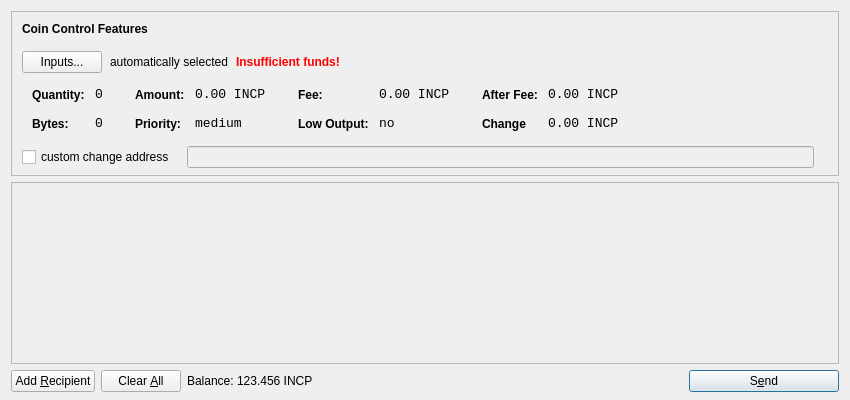
<?xml version="1.0" encoding="UTF-8"?>
<ui version="4.0">
 <class>SendCoinsDialog</class>
 <widget class="QDialog" name="SendCoinsDialog">
  <property name="geometry">
   <rect>
    <x>0</x>
    <y>0</y>
    <width>850</width>
    <height>400</height>
   </rect>
  </property>
  <property name="windowTitle">
   <string>Send Coins</string>
  </property>
  <layout class="QVBoxLayout" name="verticalLayout" stretch="0,1,0">
   <property name="bottomMargin">
    <number>8</number>
   </property>
   <item>
    <widget class="QFrame" name="frameCoinControl">
     <property name="sizePolicy">
      <sizepolicy hsizetype="Expanding" vsizetype="Expanding">
       <horstretch>0</horstretch>
       <verstretch>0</verstretch>
      </sizepolicy>
     </property>
     <property name="maximumSize">
      <size>
       <width>16777215</width>
       <height>16777215</height>
      </size>
     </property>
     <property name="frameShape">
      <enum>QFrame::StyledPanel</enum>
     </property>
     <property name="frameShadow">
      <enum>QFrame::Sunken</enum>
     </property>
     <layout class="QVBoxLayout" name="verticalLayoutCoinControl2">
      <property name="spacing">
       <number>6</number>
      </property>
      <property name="leftMargin">
       <number>0</number>
      </property>
      <property name="topMargin">
       <number>0</number>
      </property>
      <property name="rightMargin">
       <number>0</number>
      </property>
      <property name="bottomMargin">
       <number>6</number>
      </property>
      <item>
       <layout class="QVBoxLayout" name="verticalLayoutCoinControl" stretch="0,0,0,0,1">
        <property name="spacing">
         <number>0</number>
        </property>
        <property name="leftMargin">
         <number>10</number>
        </property>
        <property name="topMargin">
         <number>10</number>
        </property>
        <item>
         <layout class="QHBoxLayout" name="horizontalLayoutCoinControl1">
          <property name="bottomMargin">
           <number>15</number>
          </property>
          <item>
           <widget class="QLabel" name="labelCoinControlFeatures">
            <property name="sizePolicy">
             <sizepolicy hsizetype="Preferred" vsizetype="Maximum">
              <horstretch>0</horstretch>
              <verstretch>0</verstretch>
             </sizepolicy>
            </property>
            <property name="font">
             <font>
              <weight>75</weight>
              <bold>true</bold>
             </font>
            </property>
            <property name="styleSheet">
             <string notr="true">font-weight:bold;</string>
            </property>
            <property name="text">
             <string>Coin Control Features</string>
            </property>
           </widget>
          </item>
         </layout>
        </item>
        <item>
         <layout class="QHBoxLayout" name="horizontalLayoutCoinControl2" stretch="0,0,0,0">
          <property name="spacing">
           <number>8</number>
          </property>
          <property name="bottomMargin">
           <number>10</number>
          </property>
          <item>
           <widget class="QPushButton" name="pushButtonCoinControl">
            <property name="styleSheet">
             <string notr="true"/>
            </property>
            <property name="text">
             <string>Inputs...</string>
            </property>
           </widget>
          </item>
          <item>
           <widget class="QLabel" name="labelCoinControlAutomaticallySelected">
            <property name="text">
             <string>automatically selected</string>
            </property>
            <property name="margin">
             <number>5</number>
            </property>
           </widget>
          </item>
          <item>
           <widget class="QLabel" name="labelCoinControlInsuffFunds">
            <property name="font">
             <font>
              <weight>75</weight>
              <bold>true</bold>
             </font>
            </property>
            <property name="styleSheet">
             <string notr="true">color:red;font-weight:bold;</string>
            </property>
            <property name="text">
             <string>Insufficient funds!</string>
            </property>
            <property name="margin">
             <number>5</number>
            </property>
           </widget>
          </item>
          <item>
           <spacer name="horizontalSpacerCoinControl">
            <property name="orientation">
             <enum>Qt::Horizontal</enum>
            </property>
            <property name="sizeHint" stdset="0">
             <size>
              <width>40</width>
              <height>1</height>
             </size>
            </property>
           </spacer>
          </item>
         </layout>
        </item>
        <item>
         <widget class="QWidget" name="widgetCoinControl" native="true">
          <property name="sizePolicy">
           <sizepolicy hsizetype="Preferred" vsizetype="Preferred">
            <horstretch>0</horstretch>
            <verstretch>0</verstretch>
           </sizepolicy>
          </property>
          <property name="minimumSize">
           <size>
            <width>0</width>
            <height>0</height>
           </size>
          </property>
          <property name="styleSheet">
           <string notr="true"/>
          </property>
          <layout class="QHBoxLayout" name="horizontalLayoutCoinControl5">
           <property name="leftMargin">
            <number>0</number>
           </property>
           <property name="topMargin">
            <number>0</number>
           </property>
           <property name="rightMargin">
            <number>0</number>
           </property>
           <property name="bottomMargin">
            <number>0</number>
           </property>
           <item>
            <layout class="QHBoxLayout" name="horizontalLayoutCoinControl3" stretch="0,0,0,1">
             <property name="spacing">
              <number>20</number>
             </property>
             <property name="topMargin">
              <number>0</number>
             </property>
             <property name="bottomMargin">
              <number>10</number>
             </property>
             <item>
              <layout class="QFormLayout" name="formLayoutCoinControl1">
               <property name="horizontalSpacing">
                <number>10</number>
               </property>
               <property name="verticalSpacing">
                <number>14</number>
               </property>
               <property name="leftMargin">
                <number>10</number>
               </property>
               <property name="topMargin">
                <number>4</number>
               </property>
               <property name="rightMargin">
                <number>6</number>
               </property>
               <item row="0" column="0">
                <widget class="QLabel" name="labelCoinControlQuantityText">
                 <property name="styleSheet">
                  <string notr="true">font-weight:bold;</string>
                 </property>
                 <property name="text">
                  <string>Quantity:</string>
                 </property>
                 <property name="margin">
                  <number>0</number>
                 </property>
                </widget>
               </item>
               <item row="0" column="1">
                <widget class="QLabel" name="labelCoinControlQuantity">
                 <property name="font">
                  <font>
                   <family>Monospace</family>
                   <pointsize>10</pointsize>
                  </font>
                 </property>
                 <property name="cursor">
                  <cursorShape>IBeamCursor</cursorShape>
                 </property>
                 <property name="contextMenuPolicy">
                  <enum>Qt::ActionsContextMenu</enum>
                 </property>
                 <property name="text">
                  <string>0</string>
                 </property>
                 <property name="margin">
                  <number>0</number>
                 </property>
                 <property name="textInteractionFlags">
                  <set>Qt::LinksAccessibleByMouse|Qt::TextSelectableByKeyboard|Qt::TextSelectableByMouse</set>
                 </property>
                </widget>
               </item>
               <item row="1" column="0">
                <widget class="QLabel" name="labelCoinControlBytesText">
                 <property name="styleSheet">
                  <string notr="true">font-weight:bold;</string>
                 </property>
                 <property name="text">
                  <string>Bytes:</string>
                 </property>
                </widget>
               </item>
               <item row="1" column="1">
                <widget class="QLabel" name="labelCoinControlBytes">
                 <property name="font">
                  <font>
                   <family>Monospace</family>
                   <pointsize>10</pointsize>
                  </font>
                 </property>
                 <property name="cursor">
                  <cursorShape>IBeamCursor</cursorShape>
                 </property>
                 <property name="contextMenuPolicy">
                  <enum>Qt::ActionsContextMenu</enum>
                 </property>
                 <property name="text">
                  <string>0</string>
                 </property>
                 <property name="textInteractionFlags">
                  <set>Qt::LinksAccessibleByMouse|Qt::TextSelectableByKeyboard|Qt::TextSelectableByMouse</set>
                 </property>
                </widget>
               </item>
              </layout>
             </item>
             <item>
              <layout class="QFormLayout" name="formLayoutCoinControl2">
               <property name="horizontalSpacing">
                <number>10</number>
               </property>
               <property name="verticalSpacing">
                <number>14</number>
               </property>
               <property name="leftMargin">
                <number>6</number>
               </property>
               <property name="topMargin">
                <number>4</number>
               </property>
               <property name="rightMargin">
                <number>6</number>
               </property>
               <item row="0" column="0">
                <widget class="QLabel" name="labelCoinControlAmountText">
                 <property name="styleSheet">
                  <string notr="true">font-weight:bold;</string>
                 </property>
                 <property name="text">
                  <string>Amount:</string>
                 </property>
                 <property name="margin">
                  <number>0</number>
                 </property>
                </widget>
               </item>
               <item row="0" column="1">
                <widget class="QLabel" name="labelCoinControlAmount">
                 <property name="font">
                  <font>
                   <family>Monospace</family>
                   <pointsize>10</pointsize>
                  </font>
                 </property>
                 <property name="cursor">
                  <cursorShape>IBeamCursor</cursorShape>
                 </property>
                 <property name="contextMenuPolicy">
                  <enum>Qt::ActionsContextMenu</enum>
                 </property>
                 <property name="text">
                  <string notr="true">0.00 INCP</string>
                 </property>
                 <property name="textInteractionFlags">
                  <set>Qt::LinksAccessibleByMouse|Qt::TextSelectableByKeyboard|Qt::TextSelectableByMouse</set>
                 </property>
                </widget>
               </item>
               <item row="1" column="0">
                <widget class="QLabel" name="labelCoinControlPriorityText">
                 <property name="styleSheet">
                  <string notr="true">font-weight:bold;</string>
                 </property>
                 <property name="text">
                  <string>Priority:</string>
                 </property>
                </widget>
               </item>
               <item row="1" column="1">
                <widget class="QLabel" name="labelCoinControlPriority">
                 <property name="font">
                  <font>
                   <family>Monospace</family>
                   <pointsize>10</pointsize>
                  </font>
                 </property>
                 <property name="cursor">
                  <cursorShape>IBeamCursor</cursorShape>
                 </property>
                 <property name="contextMenuPolicy">
                  <enum>Qt::ActionsContextMenu</enum>
                 </property>
                 <property name="text">
                  <string>medium</string>
                 </property>
                 <property name="textInteractionFlags">
                  <set>Qt::LinksAccessibleByMouse|Qt::TextSelectableByKeyboard|Qt::TextSelectableByMouse</set>
                 </property>
                </widget>
               </item>
              </layout>
             </item>
             <item>
              <layout class="QFormLayout" name="formLayoutCoinControl3">
               <property name="horizontalSpacing">
                <number>10</number>
               </property>
               <property name="verticalSpacing">
                <number>14</number>
               </property>
               <property name="leftMargin">
                <number>6</number>
               </property>
               <property name="topMargin">
                <number>4</number>
               </property>
               <property name="rightMargin">
                <number>6</number>
               </property>
               <item row="0" column="0">
                <widget class="QLabel" name="labelCoinControlFeeText">
                 <property name="styleSheet">
                  <string notr="true">font-weight:bold;</string>
                 </property>
                 <property name="text">
                  <string>Fee:</string>
                 </property>
                 <property name="margin">
                  <number>0</number>
                 </property>
                </widget>
               </item>
               <item row="0" column="1">
                <widget class="QLabel" name="labelCoinControlFee">
                 <property name="font">
                  <font>
                   <family>Monospace</family>
                   <pointsize>10</pointsize>
                  </font>
                 </property>
                 <property name="cursor">
                  <cursorShape>IBeamCursor</cursorShape>
                 </property>
                 <property name="contextMenuPolicy">
                  <enum>Qt::ActionsContextMenu</enum>
                 </property>
                 <property name="text">
                  <string notr="true">0.00 INCP</string>
                 </property>
                 <property name="textInteractionFlags">
                  <set>Qt::LinksAccessibleByMouse|Qt::TextSelectableByKeyboard|Qt::TextSelectableByMouse</set>
                 </property>
                </widget>
               </item>
               <item row="1" column="0">
                <widget class="QLabel" name="labelCoinControlLowOutputText">
                 <property name="styleSheet">
                  <string notr="true">font-weight:bold;</string>
                 </property>
                 <property name="text">
                  <string>Low Output:</string>
                 </property>
                </widget>
               </item>
               <item row="1" column="1">
                <widget class="QLabel" name="labelCoinControlLowOutput">
                 <property name="font">
                  <font>
                   <family>Monospace</family>
                   <pointsize>10</pointsize>
                  </font>
                 </property>
                 <property name="cursor">
                  <cursorShape>IBeamCursor</cursorShape>
                 </property>
                 <property name="contextMenuPolicy">
                  <enum>Qt::ActionsContextMenu</enum>
                 </property>
                 <property name="text">
                  <string>no</string>
                 </property>
                 <property name="textInteractionFlags">
                  <set>Qt::LinksAccessibleByMouse|Qt::TextSelectableByKeyboard|Qt::TextSelectableByMouse</set>
                 </property>
                </widget>
               </item>
              </layout>
             </item>
             <item>
              <layout class="QFormLayout" name="formLayoutCoinControl4">
               <property name="horizontalSpacing">
                <number>10</number>
               </property>
               <property name="verticalSpacing">
                <number>14</number>
               </property>
               <property name="leftMargin">
                <number>6</number>
               </property>
               <property name="topMargin">
                <number>4</number>
               </property>
               <property name="rightMargin">
                <number>6</number>
               </property>
               <item row="0" column="0">
                <widget class="QLabel" name="labelCoinControlAfterFeeText">
                 <property name="styleSheet">
                  <string notr="true">font-weight:bold;</string>
                 </property>
                 <property name="text">
                  <string>After Fee:</string>
                 </property>
                 <property name="margin">
                  <number>0</number>
                 </property>
                </widget>
               </item>
               <item row="0" column="1">
                <widget class="QLabel" name="labelCoinControlAfterFee">
                 <property name="font">
                  <font>
                   <family>Monospace</family>
                   <pointsize>10</pointsize>
                  </font>
                 </property>
                 <property name="cursor">
                  <cursorShape>IBeamCursor</cursorShape>
                 </property>
                 <property name="contextMenuPolicy">
                  <enum>Qt::ActionsContextMenu</enum>
                 </property>
                 <property name="text">
                  <string notr="true">0.00 INCP</string>
                 </property>
                 <property name="textInteractionFlags">
                  <set>Qt::LinksAccessibleByMouse|Qt::TextSelectableByKeyboard|Qt::TextSelectableByMouse</set>
                 </property>
                </widget>
               </item>
               <item row="1" column="0">
                <widget class="QLabel" name="labelCoinControlChangeText">
                 <property name="styleSheet">
                  <string notr="true">font-weight:bold;</string>
                 </property>
                 <property name="text">
                  <string>Change</string>
                 </property>
                </widget>
               </item>
               <item row="1" column="1">
                <widget class="QLabel" name="labelCoinControlChange">
                 <property name="font">
                  <font>
                   <family>Monospace</family>
                   <pointsize>10</pointsize>
                  </font>
                 </property>
                 <property name="cursor">
                  <cursorShape>IBeamCursor</cursorShape>
                 </property>
                 <property name="contextMenuPolicy">
                  <enum>Qt::ActionsContextMenu</enum>
                 </property>
                 <property name="text">
                  <string notr="true">0.00 INCP</string>
                 </property>
                 <property name="textInteractionFlags">
                  <set>Qt::LinksAccessibleByMouse|Qt::TextSelectableByKeyboard|Qt::TextSelectableByMouse</set>
                 </property>
                </widget>
               </item>
              </layout>
             </item>
            </layout>
           </item>
          </layout>
         </widget>
        </item>
        <item>
         <layout class="QHBoxLayout" name="horizontalLayoutCoinControl4" stretch="0,0,0">
          <property name="spacing">
           <number>12</number>
          </property>
          <property name="sizeConstraint">
           <enum>QLayout::SetDefaultConstraint</enum>
          </property>
          <property name="topMargin">
           <number>5</number>
          </property>
          <property name="rightMargin">
           <number>5</number>
          </property>
          <item>
           <widget class="QCheckBox" name="checkBoxCoinControlChange">
            <property name="text">
             <string>custom change address</string>
            </property>
           </widget>
          </item>
          <item>
           <widget class="QLineEdit" name="lineEditCoinControlChange">
            <property name="enabled">
             <bool>false</bool>
            </property>
            <property name="sizePolicy">
             <sizepolicy hsizetype="Expanding" vsizetype="Fixed">
              <horstretch>0</horstretch>
              <verstretch>0</verstretch>
             </sizepolicy>
            </property>
           </widget>
          </item>
          <item>
           <widget class="QLabel" name="labelCoinControlChangeLabel">
            <property name="sizePolicy">
             <sizepolicy hsizetype="Preferred" vsizetype="Expanding">
              <horstretch>0</horstretch>
              <verstretch>0</verstretch>
             </sizepolicy>
            </property>
            <property name="minimumSize">
             <size>
              <width>0</width>
              <height>0</height>
             </size>
            </property>
            <property name="text">
             <string/>
            </property>
            <property name="margin">
             <number>3</number>
            </property>
           </widget>
          </item>
         </layout>
        </item>
        <item>
         <spacer name="verticalSpacerCoinControl">
          <property name="orientation">
           <enum>Qt::Vertical</enum>
          </property>
          <property name="sizeHint" stdset="0">
           <size>
            <width>800</width>
            <height>1</height>
           </size>
          </property>
         </spacer>
        </item>
       </layout>
      </item>
     </layout>
    </widget>
   </item>
   <item>
    <widget class="QScrollArea" name="scrollArea">
     <property name="widgetResizable">
      <bool>true</bool>
     </property>
     <widget class="QWidget" name="scrollAreaWidgetContents">
      <property name="geometry">
       <rect>
        <x>0</x>
        <y>0</y>
        <width>830</width>
        <height>145</height>
       </rect>
      </property>
      <layout class="QVBoxLayout" name="verticalLayout_2">
       <property name="leftMargin">
        <number>0</number>
       </property>
       <property name="topMargin">
        <number>0</number>
       </property>
       <property name="rightMargin">
        <number>0</number>
       </property>
       <property name="bottomMargin">
        <number>0</number>
       </property>
       <item>
        <layout class="QVBoxLayout" name="entries">
         <property name="spacing">
          <number>6</number>
         </property>
        </layout>
       </item>
       <item>
        <spacer name="verticalSpacer">
         <property name="orientation">
          <enum>Qt::Vertical</enum>
         </property>
         <property name="sizeHint" stdset="0">
          <size>
           <width>20</width>
           <height>40</height>
          </size>
         </property>
        </spacer>
       </item>
      </layout>
     </widget>
    </widget>
   </item>
   <item>
    <layout class="QHBoxLayout" name="horizontalLayout">
     <item>
      <widget class="QPushButton" name="addButton">
       <property name="toolTip">
        <string>Send to multiple recipients at once</string>
       </property>
       <property name="text">
        <string>Add &amp;Recipient</string>
       </property>
       <property name="autoDefault">
        <bool>false</bool>
       </property>
      </widget>
     </item>
     <item>
      <widget class="QPushButton" name="clearButton">
       <property name="sizePolicy">
        <sizepolicy hsizetype="Minimum" vsizetype="Fixed">
         <horstretch>0</horstretch>
         <verstretch>0</verstretch>
        </sizepolicy>
       </property>
       <property name="toolTip">
        <string>Remove all transaction fields</string>
       </property>
       <property name="text">
        <string>Clear &amp;All</string>
       </property>
       <property name="autoRepeatDelay">
        <number>300</number>
       </property>
       <property name="autoDefault">
        <bool>false</bool>
       </property>
      </widget>
     </item>
     <item>
      <layout class="QHBoxLayout" name="horizontalLayout_2">
       <property name="spacing">
        <number>3</number>
       </property>
       <item>
        <widget class="QLabel" name="label">
         <property name="sizePolicy">
          <sizepolicy hsizetype="Preferred" vsizetype="Fixed">
           <horstretch>0</horstretch>
           <verstretch>0</verstretch>
          </sizepolicy>
         </property>
         <property name="text">
          <string>Balance:</string>
         </property>
        </widget>
       </item>
       <item>
        <widget class="QLabel" name="labelBalance">
         <property name="sizePolicy">
          <sizepolicy hsizetype="Preferred" vsizetype="Fixed">
           <horstretch>0</horstretch>
           <verstretch>0</verstretch>
          </sizepolicy>
         </property>
         <property name="cursor">
          <cursorShape>IBeamCursor</cursorShape>
         </property>
         <property name="text">
          <string notr="true">123.456 INCP</string>
         </property>
         <property name="textInteractionFlags">
          <set>Qt::LinksAccessibleByMouse|Qt::TextSelectableByKeyboard|Qt::TextSelectableByMouse</set>
         </property>
        </widget>
       </item>
      </layout>
     </item>
     <item>
      <spacer name="horizontalSpacer">
       <property name="orientation">
        <enum>Qt::Horizontal</enum>
       </property>
       <property name="sizeHint" stdset="0">
        <size>
         <width>40</width>
         <height>20</height>
        </size>
       </property>
      </spacer>
     </item>
     <item>
      <widget class="QPushButton" name="sendButton">
       <property name="minimumSize">
        <size>
         <width>150</width>
         <height>0</height>
        </size>
       </property>
       <property name="toolTip">
        <string>Confirm the send action</string>
       </property>
       <property name="text">
        <string>S&amp;end</string>
       </property>
       <property name="icon">
        <iconset resource="../inception.qrc">
         <normaloff>:/icons/send_w</normaloff>:/icons/send_w</iconset>
       </property>
       <property name="default">
        <bool>true</bool>
       </property>
      </widget>
     </item>
    </layout>
   </item>
  </layout>
 </widget>
 <resources>
  <include location="../inception.qrc"/>
 </resources>
 <connections/>
</ui>
